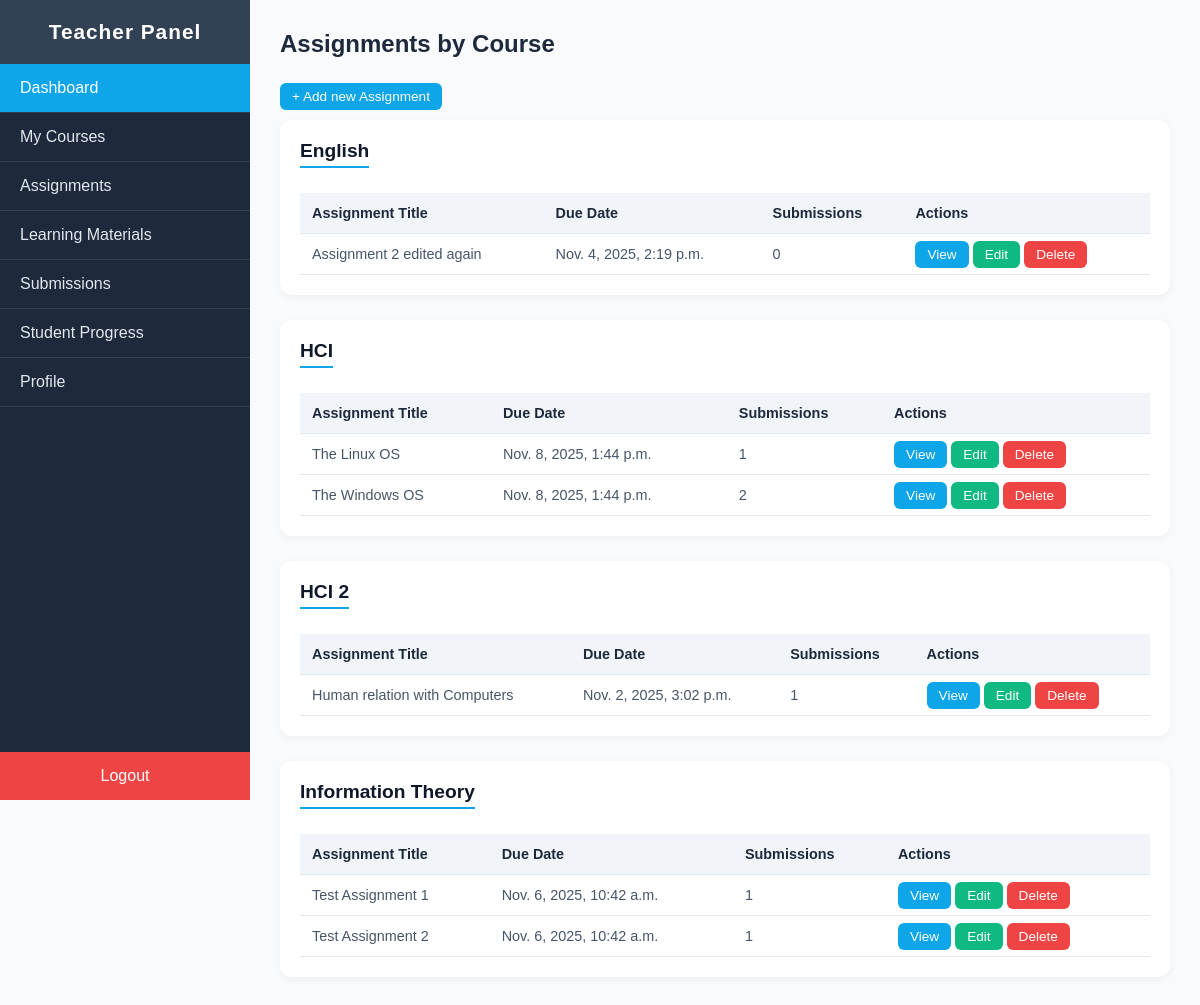
The app's page /dashboard/teacher/assignments/ (signed in) with its own data.
### main/models.py (models this page shows, shortened)
class Course(models.Model):
    slug = models.SlugField(unique=True,blank=True,max_length=100)
    name = models.CharField(blank=True,unique=True,max_length=100)
    teacher = models.ForeignKey(
        settings.AUTH_USER_MODEL,
        blank=True,
        on_delete=models.SET_NULL,
        related_name="courses_assigned",
        null=True
        )
    students = models.ManyToManyField(
        settings.AUTH_USER_MODEL,
        blank=True,
        related_name="courses_enrolled",
        null=True
        )
    created_by = models.ForeignKey(
        settings.AUTH_USER_MODEL,
        blank=True,
        null=True,
        on_delete=models.SET_NULL,
        related_name="courses_created",
        default="3"
        )
    department = models.ForeignKey(
        Department,
        blank=True,
        null=True,
        on_delete=models.SET_NULL,
        related_name="courses"
        )
    created_at = models.DateTimeField(auto_now_add=True)
    updated_at = models.DateTimeField(auto_now=True)
    def __str__(self):
        return self.name

class Assignment(models.Model):
    slug = models.SlugField(unique=True,blank=True)
    created_by = models.ForeignKey(
        settings.AUTH_USER_MODEL,
        on_delete=models.CASCADE,
        related_name="assignments_created"
    )
    title = models.CharField(blank=True,max_length=100,unique=True)
    description = models.TextField(blank=True,null=True)
    course = models.ForeignKey(
        Course,
        on_delete=models.CASCADE,
        related_name="assignments"
    )
    material = models.FileField(upload_to="assignments/",validators=[exts_validator],unique=True)
    due_date = models.DateTimeField(null=True, blank=True)
    created_at = models.DateTimeField(auto_now_add=True)
    updated_at = models.DateTimeField(auto_now=True)

class Submission(models.Model):
    assignment = models.ForeignKey(
        Assignment,
        on_delete=models.CASCADE,
        related_name="submissions"
    )
    student = models.ForeignKey(
        settings.AUTH_USER_MODEL,
        on_delete=models.CASCADE,
        related_name="submissions"
    )
    submitted_document =  models.FileField(upload_to="submissions/",validators=[exts_validator])
    submitted_on = models.DateTimeField(auto_now_add=True)
    updated_at = models.DateTimeField(auto_now=True)

### main/views.py (the view)
# urls.py: path("teacher/assignments/",views.teacher_assignment_list,name = "teacher_assignment_list"),
def teacher_assignment_list(request):
    courses = Course.objects.filter(
        teacher = request.user
    ).exclude(
        assignments__isnull = True
    )
    context = {
        "courses":courses
    }
    return render(request,"main/teacher_assignment_list.html",context)

### main/context_processors.py (called while the page is built)
def total_values(request):
    total_users = User.objects.all().count()
    total_teachers = User.objects.filter(role = "teacher").count()
    total_students = User.objects.filter(role = "student").count()
    total_departments = Department.objects.all().count()
    total_courses = Course.objects.all().count()
    context = {
        "total_students":total_students,
        "total_teachers":total_teachers,
        "total_courses":total_courses,
        "total_departments":total_departments,
    }
    return context

### main/templates/main/teacher_assignment_list.html
{% extends 'teacher_base.html' %}
{% load static %}
{% block extra_styles %}<link rel="stylesheet" href="{% static 'main/css/teacher_assignment_list.css' %}">
{% endblock extra_styles %}
{% block body %}
    <h1>Assignments by Course</h1>
    <a class="btn add" href="{% url 'main:teacher_assignment_create'%}"> + Add new Assignment </a>
     {% for course in courses %}
    <div class="course-section">
      <h2>{{course}}</h2>
      <table>
        <thead>
          <tr>
            <th>Assignment Title</th>
            <th>Due Date</th>
            <th>Submissions</th>
            <th>Actions</th>
          </tr>
        </thead>
        <tbody>
          {% for assignment in course.assignments.all %}
          <tr>
            <td>{{assignment.title}}</td>
            <td>{{assignment.due_date}}</td>
            <td> {{assignment.submissions.all|length }} </td>
            <td>
              <a href="{% url 'main:teacher_assignment_detail' assignment.slug %}"class="btn">View</a>
              <a href="{% url 'main:teacher_assignment_edit' assignment.slug %}" class="btn btn-edit">Edit</a>
              <a class="btn btn-delete" href="{% url 'main:teacher_assignment_delete' assignment.slug %}">Delete</a>
            </td>
          </tr>
          {% endfor %}
        </tbody>
      </table>
    </div>
    {% endfor %}
{% endblock body%}

### main/static/main/css/teacher_dashboard.css (style rules this page uses)
* { margin: 0; padding: 0; box-sizing: border-box; font-family: "Poppins", sans-serif; }
body { display: flex; min-height: 100vh; background-color: #f4f6f8; }
table { width: 100%; border-collapse: collapse; margin-top: 15px; }
th, td { text-align: left; padding: 12px; border-bottom: 1px solid #e2e8f0; }
th { background: #f8fafc; color: #1e293b; font-weight: 600; }
td { color: #475569; }

### main/static/main/css/teacher_assignment_list.css (style rules this page uses)
* { margin: 0; padding: 0; box-sizing: border-box; font-family: "Poppins", sans-serif; }
body { background: #f8fafc; color: #1e293b; }
.btn.add { display: inline-block; margin-bottom: 10px; }
h1 { font-size: 1.5rem; margin-bottom: 25px; }
.course-section { background: #fff; padding: 20px; border-radius: 12px; margin-bottom: 25px; box-shadow: 0 2px 8px rgba(0, 0, 0, 0.05); }
.course-section h2 { font-size: 1.2rem; margin-bottom: 15px; color: #0f172a; border-bottom: 2px solid #0ea5e9; display: inline-block; padding-bottom: 4px; }
table { width: 100%; border-collapse: collapse; margin-top: 10px; }
th, td { text-align: left; padding: 12px; border-bottom: 1px solid #e2e8f0; font-size: 0.9rem; }
th { background: #f1f5f9; font-weight: 600; color: #1e293b; }
td { color: #475569; }
.btn { border: none; padding: 6px 12px; border-radius: 6px; background: #0ea5e9; color: #fff; font-size: 0.85rem; cursor: pointer; text-decoration: none; transition: background 0.3s; }
.btn-edit { background: #10b981; }
.btn-delete { background: #ef4444; }

### records on screen
Course: name "English"
Assignment: title "Assignment 2 edited again", due_date "Nov. 4, 2025, 2:19 p.m.", submissions.all|length "0"
Course: name "HCI"
Assignment: title "The Linux OS", due_date "Nov. 8, 2025, 1:44 p.m.", submissions.all|length "1"
Assignment: title "The Windows OS", due_date "Nov. 8, 2025, 1:44 p.m.", submissions.all|length "2"
Course: name "HCI 2"
Assignment: title "Human relation with Computers", due_date "Nov. 2, 2025, 3:02 p.m.", submissions.all|length "1"
Course: name "Information Theory"
Assignment: title "Test Assignment 1", due_date "Nov. 6, 2025, 10:42 a.m.", submissions.all|length "1"
Assignment: title "Test Assignment 2", due_date "Nov. 6, 2025, 10:42 a.m.", submissions.all|length "1"
